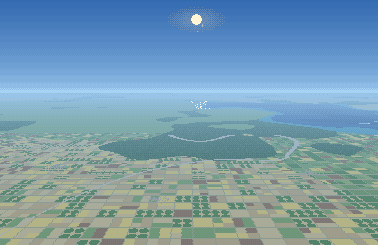
#> input picture docs/pixel-window-seat/train-base/h13.png, 378 x 245 px; its folder holds 4 pictures in this run
$ python train_film2.py
#> lines starting #> are read from the running program, lines starting #| are printed output that depends on the picture; after the words box and inside, x2 and y2 are one past the last pixel; in counts of white or black regions, pixels touching at a corner belong together
### docs/pixel-window-seat/train.py
"""Mock-up painter for a train view in Pixel Window Seat, written as geometry so a build can be matched to it.

The lens is the airliner's (Large pane 340 × 221 on the 378 × 246 canvas, focal 265 px, looking square out of the
side). A thing Z metres from the track stands focal / Z px per metre and slides focal × speed / Z px a second.
The picture is rings of standing things at fixed distances, each sliding by whole pixels, over ground rows.
The sky's colours, Sun, Moon and stars are the app's own, from renders of Pixel Window Seat.
"""
import os
import numpy as np
from PIL import Image

HERE = os.path.dirname(os.path.abspath(__file__))
OUT = os.environ.get("TRAIN_OUT", ".")
CW, CH = 378, 246
PW, PH = 340, 221
PX0, PY0 = 19, 12
FOCAL = 265.0
EYE = 3.5
CX = PW // 2


# ---- the airliner's hash and noise (PixelWindowSeat.swift), so placements can be ported exactly
def hash2(x, z, salt):
    x = np.asarray(x, dtype=np.int64).astype(np.uint64)
    z = np.asarray(z, dtype=np.int64).astype(np.uint64)
    with np.errstate(over="ignore"):
        v = x * np.uint64(0x9E3779B97F4A7C15) ^ z * np.uint64(0xC2B2AE3D27D4EB4F) ^ np.uint64((salt * 0x165667B19E3779F9) & (2 ** 64 - 1))
        v = (v ^ (v >> np.uint64(31))) * np.uint64(0xBF58476D1CE4E5B9)
        v = (v ^ (v >> np.uint64(29))) * np.uint64(0x94D049BB133111EB)
        return v ^ (v >> np.uint64(32))


def unit(v):
    return (v >> np.uint64(40)).astype(np.float64) / 16777216.0


def rnd(x, z, salt):
    return unit(hash2(x, z, salt))


def noise(x, z, salt):
    x, z = np.broadcast_arrays(np.asarray(x, dtype=np.float64), np.asarray(z, dtype=np.float64))
    fx, fz = np.floor(x), np.floor(z)
    ix, iz = fx.astype(np.int64), fz.astype(np.int64)
    u, v = x - fx, z - fz
    u, v = u * u * (3 - 2 * u), v * v * (3 - 2 * v)
    a, b = rnd(ix, iz, salt), rnd(ix + 1, iz, salt)
    c, d = rnd(ix, iz + 1, salt), rnd(ix + 1, iz + 1, salt)
    return a + (b - a) * u + (c - a) * v + (a - b - c + d) * u * v


def fbm(x, z, layers, salt):
    x, z = np.broadcast_arrays(np.asarray(x, dtype=np.float64), np.asarray(z, dtype=np.float64))
    x, z = x.copy(), z.copy()
    total, strength = np.zeros(x.shape), 0.5
    for layer in range(layers):
        total += strength * noise(x, z, salt + layer * 101)
        strength, x, z = strength / 2, x * 2.03, z * 2.03
    return total / (1 - strength * 2)


BAYER = np.array([[0, 8, 2, 10], [12, 4, 14, 6], [3, 11, 1, 9], [15, 7, 13, 5]]) / 16.0 + 1 / 32


# ---- materials (daylight colours)
M = {
    "leaf0": (40, 78, 50), "leaf1": (60, 106, 58), "leaf2": (94, 138, 68), "trunk": (64, 52, 46),
    "fir0": (32, 64, 54), "fir1": (48, 88, 66),
    "white": (228, 222, 206), "whiteS": (176, 176, 178), "brick": (164, 100, 80), "brickS": (120, 74, 66),
    "stone": (176, 166, 150), "stoneS": (130, 124, 118),
    "roofR": (150, 72, 58), "roofRS": (112, 56, 52), "slate": (88, 92, 108), "slateS": (64, 68, 84),
    "glass": (58, 66, 88), "door": (70, 52, 44), "hedge": (50, 90, 48), "hedge1": (70, 112, 56),
    "road": (128, 126, 126), "pole": (58, 50, 46),
    "wheat": (208, 190, 116), "pasture": (118, 164, 88), "crop": (90, 144, 76), "fallow": (152, 124, 94),
    "rape": (214, 200, 96), "ley": (150, 180, 108), "stubble": (190, 170, 124),
    "verge": (86, 128, 70), "ballast": (120, 112, 104),
    "water": (0, 0, 0),  # a lake's water, in the ground rows only: it takes the sky's colours (number 32 in the build)
    # the four more sceneries (train_scenery.py): mountains, snow, desert and steppe, a city
    "rock": (140, 136, 140), "rockS": (98, 98, 114), "snow": (236, 240, 250), "snowS": (160, 180, 222), "ice": (200, 222, 238),
    "alp": (134, 172, 84), "chalet": (118, 82, 58), "chaletS": (86, 62, 48), "river": (150, 196, 200),
    "falu": (150, 52, 46), "faluS": (108, 42, 42), "birch": (128, 116, 118),
    "sand": (218, 188, 136), "sandS": (178, 146, 110), "steppe": (192, 170, 106), "steppe1": (168, 152, 98),
    "scrub": (122, 128, 88), "scrubS": (94, 102, 76), "mesa": (178, 110, 82), "mesaS": (136, 84, 74), "mesa2": (200, 140, 98),
    "track": (200, 176, 136),
    "conc": (152, 152, 158), "concS": (114, 116, 126), "glassT": (90, 116, 146), "glassTS": (62, 84, 114), "tar": (72, 74, 82),
    "rail": (156, 156, 166), "glassW": (58, 66, 88),
    # a city's shore across a lake: the embankment's dark foot and its pale cap (which is the same stone twice: a lamp
    # that stands on the one lights sodium, and on the other white)
    "quayS": (62, 64, 74), "quay": (198, 192, 178), "quayW": (198, 192, 178),
    # lights with nothing drawn under them by day: a street lamp, a red light on a tower, a sign, a white lamp
    "lampO": (0, 0, 0), "lampR": (0, 0, 0), "lampT": (0, 0, 0), "lampW": (0, 0, 0),
}
NAMES = list(M)
COL = np.array([M[n] for n in NAMES], dtype=np.float64)
I = {n: k + 1 for k, n in enumerate(NAMES)}  # 0 is empty


# ---- stamps: small drawn things, as arrays of material numbers (0 = see through), feet on the bottom row
def tree(h, seed, sun=1):
    """A broadleaf tree h px tall. sun is +1 when lit from the right."""
    h = max(3, int(h))
    w = max(3, int(round(h * (0.62 + 0.22 * rnd(seed, 1, 5)))))
    a = np.zeros((h, w), dtype=np.uint8)
    trunk = max(1, int(round(h * 0.24)))
    ch = h - trunk
    cy, cx = (ch - 1) / 2, (w - 1) / 2
    yy, xx = np.mgrid[0:ch, 0:w]
    ragged = 0.80 + 0.36 * rnd(xx + seed * 7, yy, 11)
    r2 = ((yy - cy) / (ch / 2 + 0.3)) ** 2 + ((xx - cx) / (w / 2 + 0.3)) ** 2
    crown = r2 < ragged
    lit = ((xx - cx) * sun / (w / 2) * 0.7 - (yy - cy) / (ch / 2) * 0.9 + (rnd(xx, yy + seed, 13) - 0.5) * 0.7)
    tone = np.where(lit > 0.55, I["leaf2"], np.where(lit > -0.35, I["leaf1"], I["leaf0"]))
    a[:ch][crown] = tone[crown]
    tw = 1 if h < 20 else 2
    a[ch - 1:, int(cx) - (tw - 1) // 2: int(cx) - (tw - 1) // 2 + tw] = I["trunk"]
    return a


def fir(h, seed, sun=1):
    h = max(4, int(h))
    w = max(3, int(round(h * 0.42)) | 1)
    a = np.zeros((h, w), dtype=np.uint8)
    cx = w // 2
    for y in range(h - 1):
        half = int(round((y + 1) / (h - 1) * (w / 2) * (0.75 + 0.25 * ((y % 3) / 2))))
        for x in range(cx - half, cx + half + 1):
            if 0 <= x < w:
                a[y, x] = I["fir1"] if (x - cx) * sun > 0 else I["fir0"]
    a[h - 1, cx] = I["trunk"]
    return a


def house(hpx, seed, sun=1, kind=None):
    """A house whose eaves are hpx px up: a wall with windows under a pitched roof."""
    kind = kind if kind is not None else int(rnd(seed, 2, 21) * 3)
    wall, wallS = [("white", "whiteS"), ("brick", "brickS"), ("stone", "stoneS")][kind]
    roof, roofS = ("roofR", "roofRS") if rnd(seed, 3, 22) < 0.55 else ("slate", "slateS")
    hw = max(2, int(hpx))
    w = max(4, int(round(hw * (1.5 + 0.9 * rnd(seed, 4, 23)))))
    rh = max(2, int(round(hw * 0.7)))
    a = np.zeros((hw + rh, w), dtype=np.uint8)
    a[rh:, :] = I[wall]
    shade = slice(0, max(1, w // 4)) if sun > 0 else slice(w - max(1, w // 4), w)
    a[rh:, shade] = I[wallS]
    for y in range(rh):
        inset = int(round((rh - 1 - y) * 0.9)) if rnd(seed, 5, 24) < 0.5 else 0  # a hipped roof, or a plain gable end on
        a[y, inset: w - inset] = I[roof] if y > 0 else I[roofS]
    if hw >= 4:
        for x in range(1 + (w // 4 if sun > 0 else 0), w - 1, max(2, hw // 2 + 1)):
            a[rh + hw // 3: rh + hw // 3 + max(1, hw // 4), x] = I["glass"]
    elif hw >= 2:
        a[rh + hw // 2 - (hw > 2), w // 2 + (1 if sun > 0 else -1)] = I["glass"]
    if rnd(seed, 6, 25) < 0.6 and w > 5:
        a[max(0, rh // 3 - 1): rh // 2 + 1, w - 2 if rnd(seed, 7, 26) < 0.5 else 1] = I["brickS"]  # a chimney
    return a


def spire(hpx, seed, sun=1):
    """A village church: a nave with a tower and a spire hpx px tall in all."""
    hpx = max(6, int(hpx))
    nave_h, nave_w = max(2, hpx // 3), max(4, int(hpx * 0.9))
    tw = max(2, hpx // 5)
    a = np.zeros((hpx, nave_w + tw), dtype=np.uint8)
    a[hpx - nave_h:, tw:] = I["stone"]
    a[hpx - nave_h - max(1, nave_h // 2): hpx - nave_h, tw:] = I["slate"]
    a[hpx - int(hpx * 0.62):, :tw] = I["stoneS"] if sun > 0 else I["stone"]
    top = hpx - int(hpx * 0.62)
    for y in range(top):
        if tw == 2 and y < top // 2:
            a[y, 0 if sun < 0 else 1] = I["slateS"]
        else:
            a[y, :tw] = I["slateS"]
    return a


# ---- the picture's light, per time of day
TIMES = {"day": "13", "sunset": "18.6", "dusk": "19.6", "night": "23"}
_base = {}


def base(time, scenery="3"):
#> called with time = 'day', scenery = '3'
    k = (time, scenery)
    if k not in _base:
        _base[k] = np.asarray(Image.open(f"{HERE}/train-base/h{TIMES[time]}.png").convert("RGB")).astype(np.float64)
    return _base[k]


def light(time):
    """How this hour dims and tints a daylight colour: the ratio of the airliner's own ground at that hour to noon's."""
    if time == "day":
        return np.ones(3), np.zeros(3)
    day, now = base("day")[120:240].reshape(-1, 3), base(time)[120:240].reshape(-1, 3)
#> call 2 of base, with time = 'dusk', scenery = '3'
#> in base (call 2), `k = (time, scenery)`: k = ('dusk', '3')
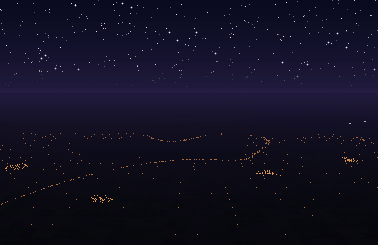
#> input picture docs/pixel-window-seat/train-base/h19.6.png, 378 x 245 px
    keep = now.sum(1) < np.percentile(now.sum(1), 90)  # leave the lamps out
    tint = now[keep].mean(0) / day[keep].mean(0) * {"sunset": 1.0, "dusk": 1.35, "night": 2.1}[time]
    floor = {"sunset": (10, 6, 10), "dusk": (8, 8, 18), "night": (9, 13, 27)}[time]
    return tint, np.array(floor, dtype=np.float64)


def cloud_layer(rows, X=0.0, cover=0.34, cloud_seed=3):
    """The cloud over `rows` rows of sky, the top one first: where it shows, and in which of its three tones. A layer
    1.2 km up, each row above the horizon one distance, sliding by whole pixels."""
    j = (rows - np.arange(rows))[:, None].astype(np.float64)  # rows above the horizon, 1 at the bottom
    dist = 1200.0 * FOCAL / j
    cols = np.arange(PW)[None, :]
    n_x = np.floor(X * j / 1200.0) + cols - CX  # slides by whole pixels
    wx = n_x * 1200.0 / j
    f = fbm(wx / 2600.0 + 40, dist / 2600.0, 4, 900 + cloud_seed)
    thick = np.clip((f - (1 - cover) * 0.74) / 0.16, 0, 1)
    thick *= np.clip((j - 2) / 10, 0, 1)  # none on the horizon itself, where hills stand
    d = BAYER[np.arange(rows)[:, None] % 4, cols % 4]
    level = np.clip(thick * 2.6 + (d - 0.5) * 0.5, 0, 2.999).astype(int)
    return thick > 0.02 + d * 0.10, level


def sky(time, horizon_y, X=0.0, cover=0.34, cloud_seed=3):
    """The pane's sky down to the horizon row: the app's own bands, Sun, Moon and stars, with cloud seen from below."""
#> called with time = 'day', horizon_y = 155, X = 52000, cover = 0.3, cloud_seed = 9
    b = base(time)
    out = np.zeros((PH, PW, 3))
    rows = horizon_y  # pane rows above the horizon
    have = 91
    src = b[:have, PX0:PX0 + PW]
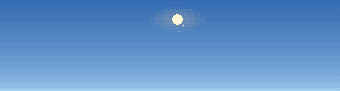
#> src: shape (91, 340, 3) float64; mean R, G, B 94.9, 145, 201.2
    n = min(rows, have)
    out[rows - n: rows] = src[have - n:]
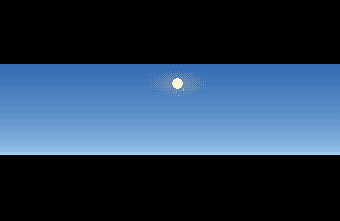
#> out: shape (221, 340, 3) float64; mean R, G, B 39.1, 59.7, 82.8
    if rows > have:  # higher than the airliner's pane looks: carry its top band on up
        top = np.median(src[0:4].reshape(-1, 3), axis=0)
#> top = [56, 110, 179]
        grad = (np.median(src[0:6].reshape(-1, 3), axis=0) - np.median(src[20:26].reshape(-1, 3), axis=0)) / 20
#> grad = [-0.8, -0.75, -0.45]
        for j in range(rows - have):
            out[rows - have - 1 - j] = np.clip(top + grad * (j + 1) * 0.8, 0, 255)
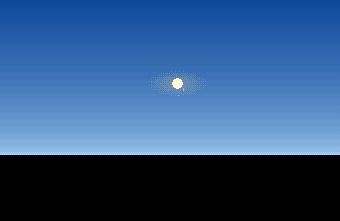
#> out: shape (221, 340, 3) float64; mean R, G, B 49.3, 85.9, 131.3
        if time in ("night", "dusk"):  # and its stars at the same density
            bright = src.sum(-1) > np.median(src.sum(-1)) + 90
            dens = bright.mean()
            ys, xs = np.mgrid[0:rows - have, 0:PW]
            star = rnd(xs, ys, 77) < dens
            cols = src[bright]
            pick = (rnd(xs, ys, 78) * len(cols)).astype(int)
            out[:rows - have][star] = cols[pick[star]]
    # cloud: a layer 1.2 km up, each row above the horizon one distance
    if cover > 0:
        mask, level = cloud_layer(rows, X, cover, cloud_seed)
        ctone = {"day": [(168, 184, 212), (206, 218, 236), (244, 247, 252)],
                 "sunset": [(120, 92, 122), (206, 128, 112), (252, 186, 132)],
                 "dusk": [(58, 54, 88), (86, 74, 110), (128, 100, 128)],
                 "night": [(20, 22, 38), (28, 30, 50), (40, 42, 66)]}[time]
        ctone = np.array(ctone, dtype=np.float64)
        shade = ctone[level]
        sk = out[:rows]
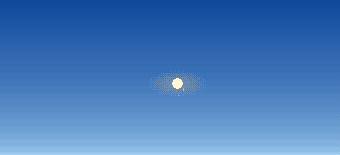
#> sk: shape (155, 340, 3) float64; mean R, G, B 70.3, 122.5, 187.2
        sk[mask] = shade[mask]
        out[:rows] = sk
#> out: shape (221, 340, 3) float64; 15.83% of pixels changed, all inside (x1, y1, x2, y2) = (0, 48, 340, 153)
#> (the rest of the program and of its run is left out)
